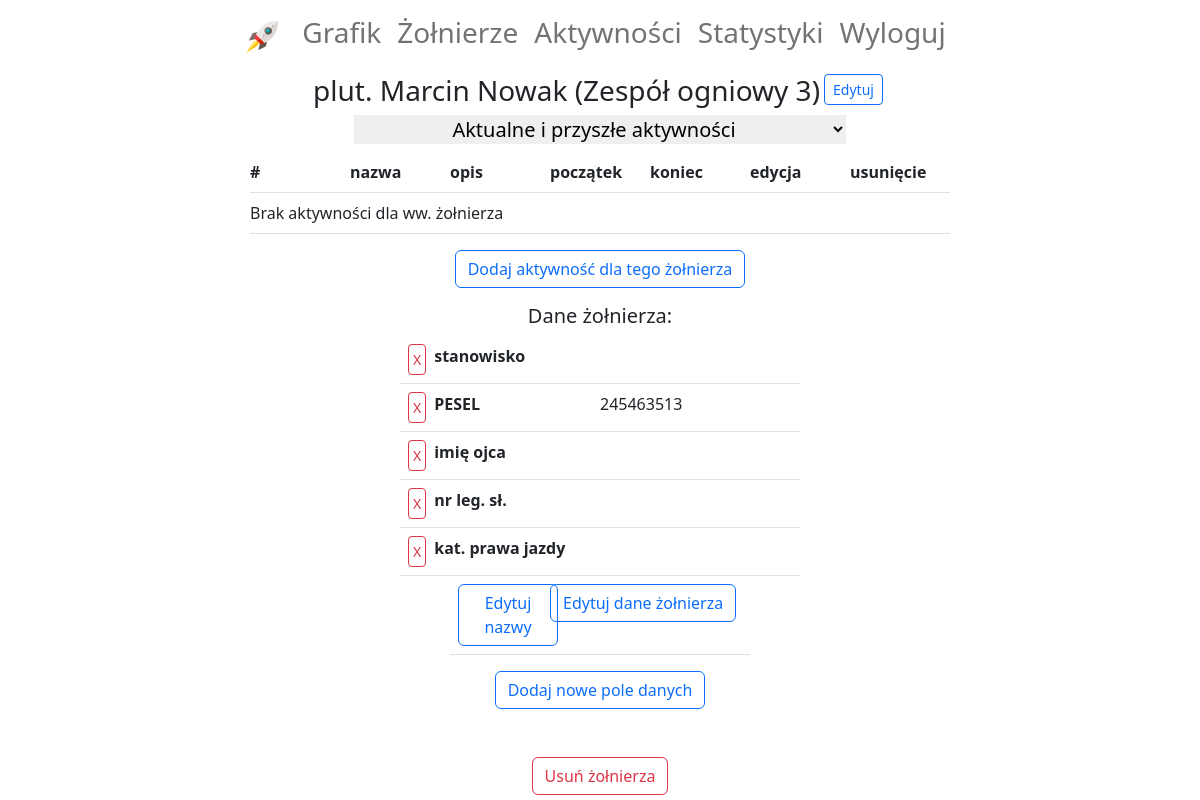
The page /soldier-detail/26/ (signed in) on the database as committed earlier.
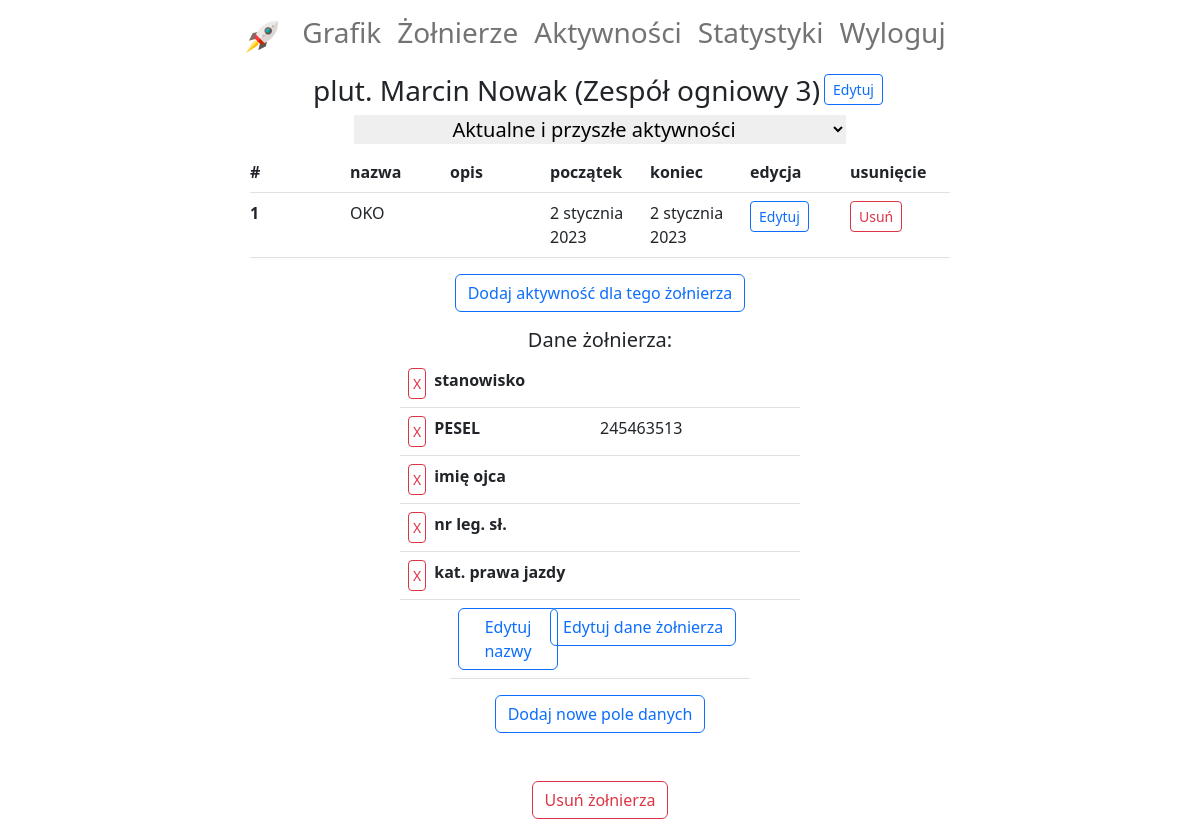
The same page on the database as committed later.
### diagram/models.py (models this page shows, shortened)
class SoldierInfo(models.Model):
    soldier = models.ForeignKey(Soldier, on_delete=models.CASCADE, verbose_name='żołnierz')
    name = models.CharField(max_length=20, verbose_name='nazwa', unique=True)
    value = models.CharField(max_length=30, default='')

class Activity(models.Model):
    soldier = models.ForeignKey(Soldier, on_delete=models.SET_NULL, null=True, blank=True, verbose_name='żołnierz')
    name = models.CharField(max_length=30, choices=ACTIVITY_NAMES, verbose_name='nazwa')
    description = models.CharField(max_length=200, default='', blank=True, verbose_name='opis')
    start_date = models.DateField(verbose_name='data rozpoczęcia')
    end_date = models.DateField(verbose_name='data zakończenia')
    subdivision = models.ForeignKey(Subdivision, on_delete=models.SET_NULL, null=True, blank=True,
                                    verbose_name='pododdział')

### diagram/views.py (the view)
# urls.py: path('soldier-detail/<int:pk>/', SoldierDetail.as_view(), name='soldier-detail'),
class SoldierDetail(LoginRequiredMixin, generic.DetailView):
    template_name = 'diagram/soldier_detail.html'
    def get_queryset(self):
        return Soldier.objects.filter(subdivision=self.request.user.subdivision)
    def get_context_data(self, **kwargs):
        activity_age = 'current'
        try:
            activity_age = self.request.GET['activity_age']
        except MultiValueDictKeyError:
            print('"start" parameter in URL not found - using "current" as default')
        print(activity_age)
        context = super(SoldierDetail, self).get_context_data(**kwargs)
        context['activities'] = get_soldier_activities(activity_age, soldier=self.get_object())
        soldier_fields = SoldierInfo.objects.filter(soldier=self.get_object())
        context['soldier_fields'] = []
        for soldier_field in soldier_fields:
            context['soldier_fields'].append(
                {'name': soldier_field.name, 'value': soldier_field.value, 'pk': soldier_field.pk})
        return context

### diagram/models.py (called while the page is built)
    def __str__(self):
        return self.name

    def __str__(self):
        return f'{self.rank} {self.first_name} {self.last_name} ({self.subdivision})'

### diagram/templates/diagram/soldier_detail.html (shortened to what the changed rows need)
{% extends 'account/base.html' %}
{% load crispy_forms_filters %}
{% block content %}
    <div class="d-flex flex-column align-items-center">
        <table class="table">
            <thead>
            <tr class="d-flex justify-content-center">
                <th class="col col-md-1 px-0" scope="col">#</th>
                <th class="col col-md-1 px-0" scope="col">nazwa</th>
                <th class="col col-md-1 px-0" scope="col">opis</th>
                <th class="col col-md-1 px-0" scope="col">początek</th>
                <th class="col col-md-1 px-0" scope="col">koniec</th>
                <th class="col col-md-1 px-0" scope="col">edycja</th>
                <th class="col col-md-1 px-0" scope="col">usunięcie</th>
            </tr>
            </thead>
            <tbody>
            {% for activity in activities %}
                <tr class="d-flex justify-content-center">
                    <th class="col col-md-1 px-0" scope="row">{{ forloop.counter }}</th>
                    <td class="col col-md-1 px-0">{{ activity.name }}</td>
                    <td class="col col-md-1 px-0">{{ activity.description }}</td>
                    <td class="col col-md-1 px-0">{{ activity.start_date }}</td>
                    <td class="col col-md-1 px-0">{{ activity.end_date }}</td>
                    <td class="col col-md-1 px-0">
                        <a href="{% url 'activity-update' activity.pk %}">
                            <button class="btn btn-outline-primary btn-sm">Edytuj</button>
                        </a>
                    </td>
                    <td class="col col-md-1 px-0">
                        <a href="{% url 'activity-delete' activity.pk %}">
                            <button class="btn btn-outline-danger btn-sm">Usuń</button>
                        </a>
                    </td>
                </tr>
            {% empty %}
                <tr class="d-flex justify-content-center">
                    <td class="col col-md-7 px-0">Brak aktywności dla ww. żołnierza</td>
                </tr>
            {% endfor %}
            </tbody>
        </table>
        <table class="table">
            <tbody>
            {% for field in soldier_fields %}
                <tr class="d-flex justify-content-center">
                    <th class="col col-md-2 px-0 d-flex" scope="row">
                        <a class="mx-2" href="{% url 'soldier-info-delete'  field.pk %}">
                            <button class="btn btn-outline-danger btn-sm p-1">X</button>
                        </a>
                        {{ field.name }}
                    </th>
                    <td class="col col-md-2 px-0">{{ field.value|default_if_none:'' }}</td>
                </tr>
            {% endfor %}
            </tbody>
        </table>
    </div>
{% endblock %}

Rows that differ between the two databases and show on the page:
added Activity: name "OKO", start_date "2 stycznia 2023", end_date "2 stycznia 2023"
Other text that changed with them:
text no longer shown: "Brak aktywności dla ww. żołnierza"
